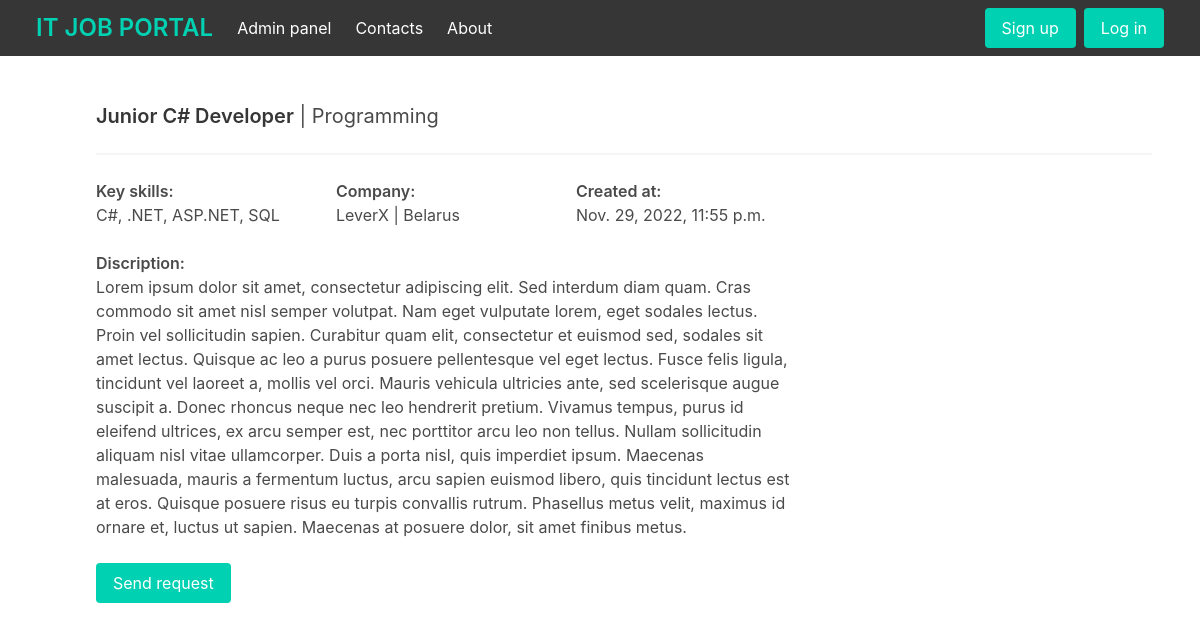
Page /job/junior-c-sharp-developer on the committed database.
### job/models.py (models this page shows, shortened)
class Job(models.Model):
    category = models.ForeignKey(Category, related_name='jobs', on_delete=models.CASCADE)
    title = models.CharField(max_length=255)
    slug = models.SlugField(unique=True, null=True)
    key_skills = models.TextField()
    description = models.TextField(blank=True, null=True)
    company_name = models.CharField(max_length=255)
    company_country = models.CharField(max_length=255, blank=True, null=True)
    created_at = models.DateTimeField(auto_now_add=True)
    is_active = models.BooleanField(default=True)
    class Meta:
        ordering = ('-created_at',)

class Category(models.Model):
    title = models.CharField(max_length=255)
    slug = models.SlugField()
    class Meta:
        ordering = ('title',)
    def __str__(self):
        return self.title

### job/views.py (the view)
# urls.py: path('job/<slug:slug>', job, name="job"),
def job(request, slug):
    job = get_object_or_404(Job, slug=slug)
    context = {'job': job}
    return render(request, 'job/job.html', context)

### job/templates/job/job.html (shortened to what this page needs)
{% extends 'job/base.html' %}
{% block content %}
    <div class="pl-6">
        <div>
            <h1 class="subtitle is-5"><strong>{{ job.title }}</strong> | {{ job.category }}</h1>
        </div>
        <hr>
        <div class="columns">
            <div class="column is-two-thirds">
                <div class="columns">
                    <div class="column is-one-third">
                        <p class="has-text-weight-semibold">Key skills:</p>
                        <p>{{ job.key_skills }}</p>
                    </div>
                    <div class="column is-one-third">
                        <p class="has-text-weight-semibold">Company:</p>
                        <p>{{ job.company_name }} | {{ job.company_country }}</p>
                    </div>
                    <div class="column is-one-third">
                        <p class="has-text-weight-semibold">Created at:</p>
                        <p>{{ job.created_at }}</p>
                    </div>
                </div>
                <div class="columns">
                    <div class="column">
                        <p class="has-text-weight-semibold">Discription:</p>
                        <p>{{ job.description }}</p>
                    </div>
                </div>
            </div>
        </div>
            <form action="{% url 'apply-job' job.id %}" method="POST">
                <button class="button is-primary" type="submit">Send request</button>
            </form>
    </div>
{% endblock %}

### rows in the picture
Job: title "Junior C# Developer", category "Programming", key_skills "C#, .NET, ASP.NET, SQL", company_name "LeverX", company_country "Belarus", created_at "Nov. 29, 2022, 11:55 p.m.", description "Lorem ipsum dolor sit amet, consectetur adipiscing elit. Sed interdum diam quam. Cras commodo sit amet nisl semper volutpat. Nam eget vulputate lorem, eget sodales lectus. Proin vel sollicitudin sapien. Curabitur quam elit, consectetur et euismod sed, sodales sit amet lectus. Quisque ac leo a purus posuere pellentesque vel eget lectus. Fusce felis ligula, tincidunt vel laoreet a, mollis vel orci. Mauris vehicula ultricies ante, sed scelerisque augue suscipit a. Donec rhoncus neque nec leo hendrerit pretium. Vivamus tempus, purus id eleifend ultrices, ex arcu semper est, nec porttitor arcu leo non tellus. Nullam sollicitudin aliquam nisl vitae ullamcorper. Duis a porta nisl, quis imperdiet…"
